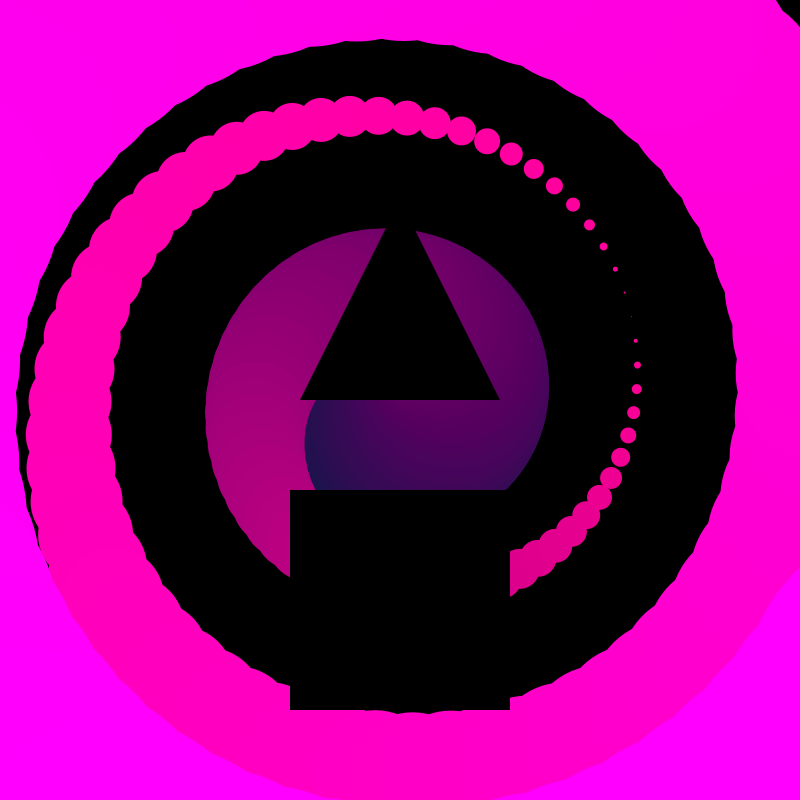
Frame 1 (no input)
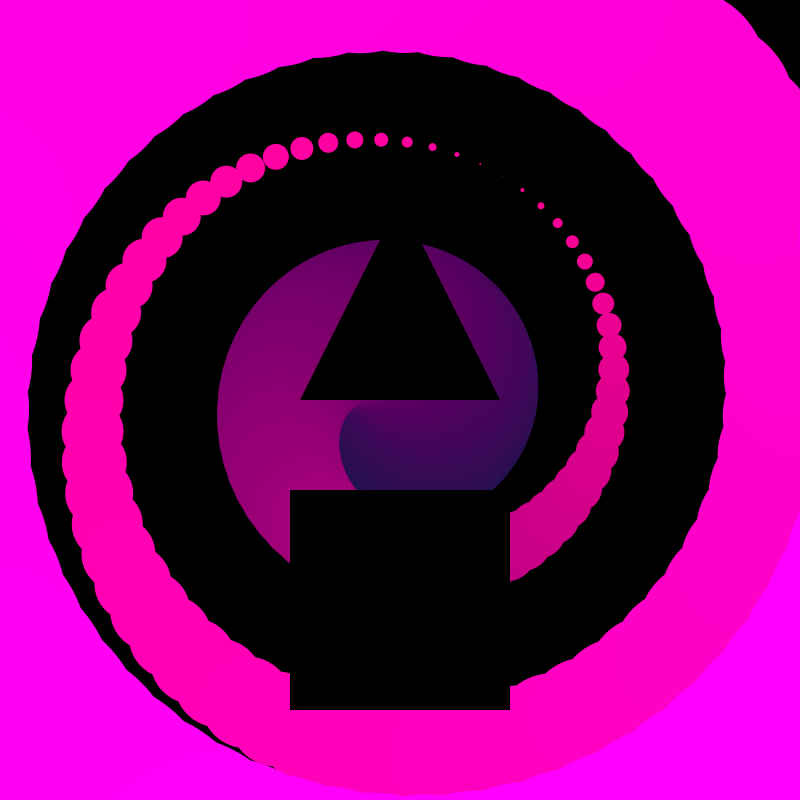
Frame 60 (the mouse pressed at the canvas centre just before this capture)
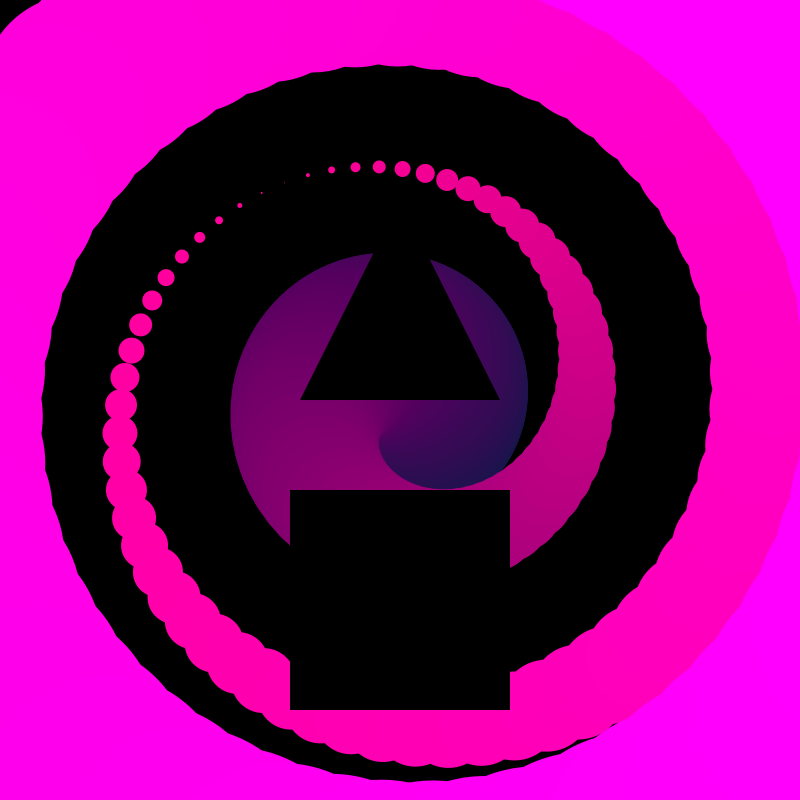
Frame 120 (the mouse held since frame 60 and released just before this capture)

The Processing sketch that drew these frames (run headless with seeded random() and noise(); from frame 60 on, the mouse is pressed at the canvas centre):

// Processing sketch: circ_tri_rect_1
// ── circ_tri_rect_1.pde
float time = 0; 

void setup() {
  size(800, 800);
}

void draw(){
  background(0);
  noStroke();
  
  int yCircleFill = 10;
  int xCircleFill = 25;
  int pCircleFill = 70;
  
  float yCircle = 0;
  float xCircle = 0;
  float pCircle = -250;
  
  for (int i = 0; i < 200; i++) {
    // Automate circle position
    yCircle += 2;
    
    // Stay in line before changing position
    if (i <= 5){
      xCircle = 200;
    }
    
    float radius = i * 3;
    xCircle = width/2 + radius * cos(time + i * 0.1);
    yCircle = height/2 + radius * sin(time + i * 0.1);


    pCircle += 3;
    
    // Automate circle colour
    yCircleFill += 3;
    xCircleFill -= 1;
    pCircleFill += 1;
    
    fill(yCircleFill, xCircleFill, pCircleFill);
    circle(yCircle, xCircle, pCircle);
  }
  fill(0, 0, 0);
  triangle(400 - 100, 400, 400 + 100, 400, 400, 200);
  fill(0, 0, 0);
  rectMode(CENTER);
  rect(400, 600, 220, 220);
  time += 0.12;
}
